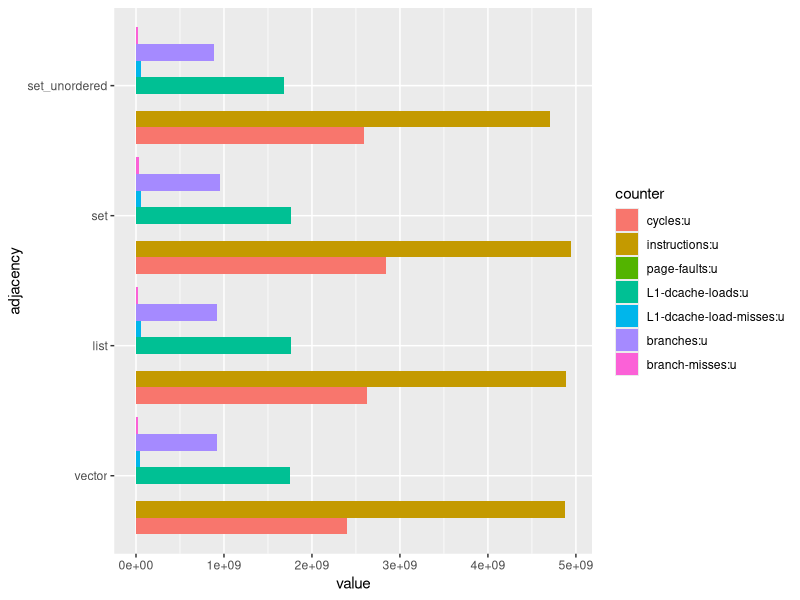
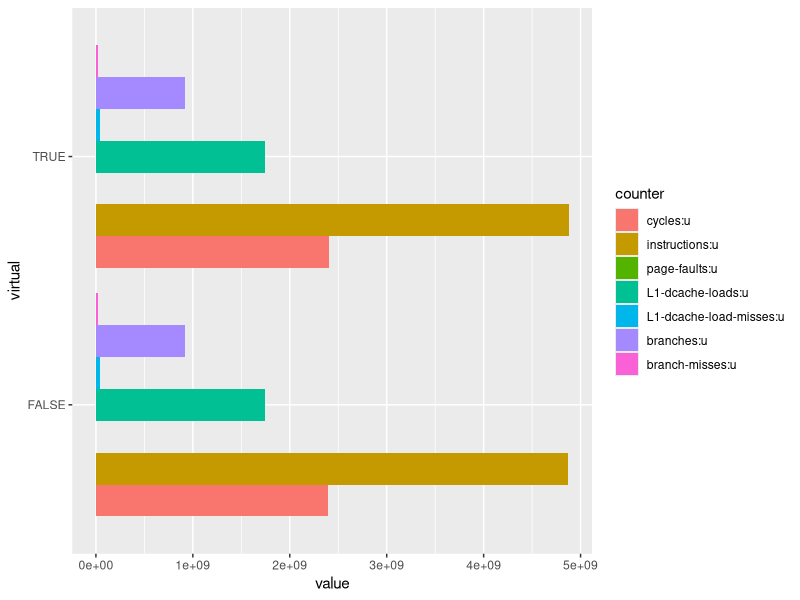

Generate these figures, in order, with R:
## ---- chunk 1
library("tidyverse")
## ---- chunk 2
results <- read_csv("results-perf.csv", col_types = "n-f--n-lffl")

results <- results %>%
    group_by(counter, virtual, cdcl, adjacency, clause) %>%
    summarize(value = mean(value), ratio = mean(ratio), .groups = "keep")

results %>%
    filter(cdcl, !virtual, clause == "basic") %>%
    ggplot(aes(fill = counter, x = value, y = adjacency)) +
    geom_bar(position = "dodge", stat = "identity")

results %>%
    filter(cdcl, adjacency == "vector", clause == "basic") %>%
    ggplot(aes(fill = counter, x = value, y = virtual)) +
    geom_bar(position = "dodge", stat = "identity")
